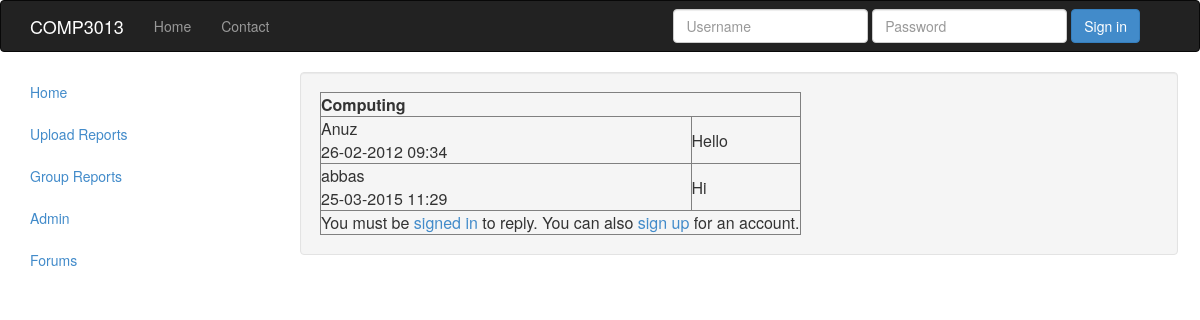
Page /topic.php?id=1 on the committed database.
### tables this page shows
CREATE TABLE `topics` (
  `topic_id` int(8) NOT NULL AUTO_INCREMENT,
  `topic_subject` varchar(255) NOT NULL,
  `topic_date` datetime NOT NULL,
  `topic_cat` int(8) NOT NULL,
  `topic_by` int(8) NOT NULL,
  PRIMARY KEY (`topic_id`),
  KEY `topic_by` (`topic_by`),
  KEY `topic_cat` (`topic_cat`),
  CONSTRAINT `topics_ibfk_1` FOREIGN KEY (`topic_by`) REFERENCES `users` (`userID`) ON UPDATE CASCADE,
  CONSTRAINT `topics_ibfk_2` FOREIGN KEY (`topic_cat`) REFERENCES `categories` (`cat_id`) ON DELETE CASCADE ON UPDATE CASCADE
);

CREATE TABLE `posts` (
  `post_id` int(8) NOT NULL AUTO_INCREMENT,
  `post_content` text NOT NULL,
  `post_date` datetime NOT NULL,
  `post_topic` int(8) NOT NULL,
  `post_by` int(8) NOT NULL,
  PRIMARY KEY (`post_id`),
  KEY `post_topic` (`post_topic`),
  KEY `post_by` (`post_by`),
  CONSTRAINT `posts_ibfk_1` FOREIGN KEY (`post_topic`) REFERENCES `topics` (`topic_id`) ON DELETE CASCADE ON UPDATE CASCADE,
  CONSTRAINT `posts_ibfk_2` FOREIGN KEY (`post_by`) REFERENCES `users` (`userID`) ON UPDATE CASCADE
);

CREATE TABLE `users` (
  `userID` int(11) NOT NULL AUTO_INCREMENT,
  `firstName` varchar(40) NOT NULL,
  `lastName` varchar(40) NOT NULL,
  `userName` varchar(40) NOT NULL,
  `password` char(128) NOT NULL,
  `email` varchar(100) DEFAULT NULL,
  `groupID` int(11) NOT NULL,
  `joinedOn` datetime NOT NULL,
  `admin` tinyint(1) DEFAULT NULL,
  PRIMARY KEY (`userID`)
);

### topic.php (the view)
<?php
require 'header.php';
include 'connect.php';
$getid =  mysqli_real_escape_string($conn, $_GET['id']);
$sql = "SELECT
			topic_id,
			topic_subject
		FROM
			topics
		WHERE
			topics.topic_id = $getid";
 $result = mysqli_query($conn,$sql) or die('Error2' . mysqli_error($conn));
$num_rows = $result->num_rows;
if(!$result)
{
	echo 'The topic could not be displayed, please try again later.';
}
else
{
	if($num_rows == 0)
	{
		echo 'This topic doesn&prime;t exist.';
	}
	else
	{
		while($row = $result->fetch_assoc())
		{
			echo '<table class="topic" border="1">
					<tr>
						<th colspan="2">' . $row['topic_subject'] . '</th>
					</tr>';
			$posts_sql = "SELECT
						posts.post_topic,
						posts.post_content,
						posts.post_date,
						posts.post_by,
						users.userID,
						users.userName
					FROM
						posts
					LEFT JOIN
						users
					ON
						posts.post_by = users.userID
					WHERE
						posts.post_topic = " . $_GET['id'];
			$posts_result = mysqli_query($conn,$posts_sql) or die('Error2' . mysqli_error($conn));;
			if(!$posts_result)
			{
				echo '<tr><td>The posts could not be displayed, please try again later.</tr></td></table>';
			}
			else
			{
				while($posts_row = $posts_result->fetch_assoc() )
				{
					echo '<tr class="topic-post">
							<td class="user-post">' . $posts_row['userName'] . '<br/>' . date('d-m-Y H:i', strtotime($posts_row['post_date'])) . '</td>
							<td class="post-content">' . htmlentities(stripslashes($posts_row['post_content'])) . '</td>
						  </tr>';
				}
			}
			if(!isset ($_SESSION['userID'])  )
			{
				echo '<tr><td colspan=2>You must be <a href="signin.php">signed in</a> to reply. You can also <a href="signup.php">sign up</a> for an account.';
			}
			else
			{
				echo '<tr><td colspan="2"><h2>Reply:</h2><br />
					<form method="post" action="reply.php?id=' . $row['topic_id'] . '">
						<textarea name="reply-content"></textarea><br /><br />
						<input type="submit" value="Submit reply" />
					</form></td></tr>';
			}
			echo '</table>';
		}
	}
}
require 'footer.php';
?>

### rows in the picture
topics: topic_subject "Computing"
posts: post_by.userName "Anuz", post_date "26-02-2012 09:34", post_content "Hello"
posts: post_by.userName "abbas", post_date "25-03-2015 11:29", post_content "Hi"
